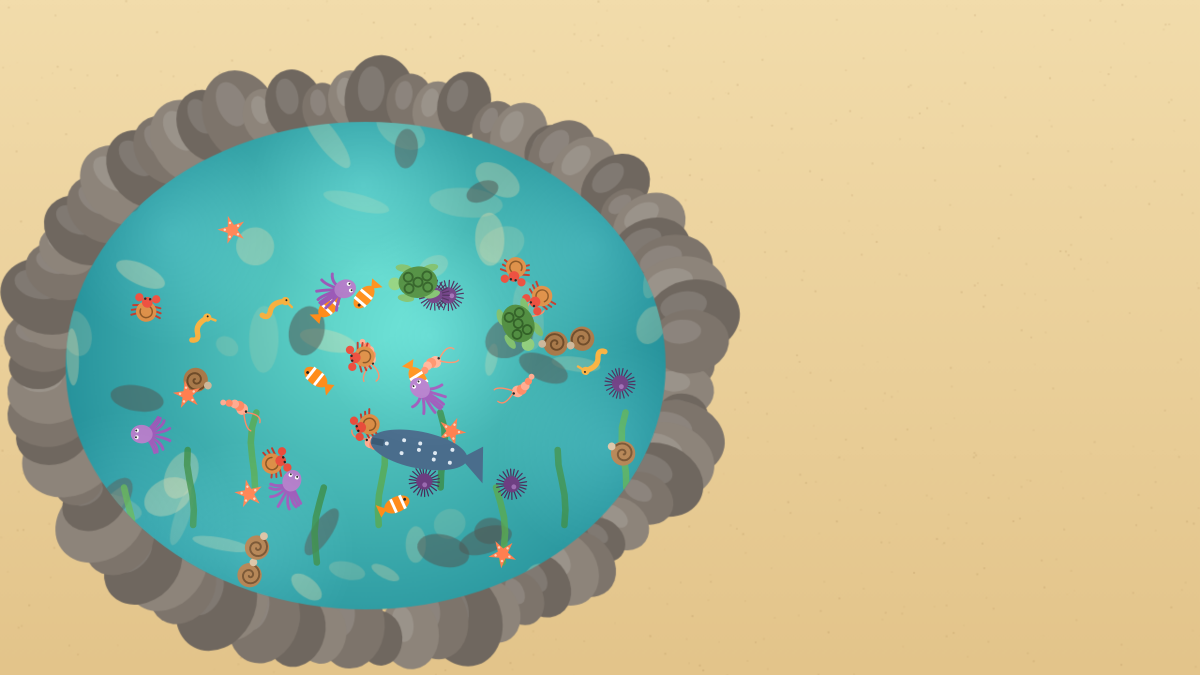
#> input picture games/tidepool-tycoon/promo/scene.png, 2400 x 1350 px (shown at 1/2 size)
$ python make_thumbnails.py promo/scene.png
#> lines starting #> are read from the running program, lines starting #| are printed output that depends on the picture
"""Turn a captured game scene into store thumbnails with the title on top.

Usage:  python make_thumbnails.py promo/scene.png
Writes promo/thumb_<w>x<h>.png in the sizes Poki and CrazyGames ask for.
"""
import pathlib
import sys

from PIL import Image, ImageDraw, ImageFilter, ImageFont

ROOT = pathlib.Path(__file__).resolve().parent
OUT = ROOT / "promo"
SIZES = [(1920, 1080), (800, 470), (800, 1200), (628, 628), (512, 512)]
GOLD, OUTLINE = (255, 246, 214), (14, 104, 116)
LINES = ["TIDEPOOL", "TYCOON"]
BAND = (12, 58, 66)
PAD = 0.18


def font(px):
    for name in ("impact.ttf", "arialbd.ttf", "DejaVuSans-Bold.ttf"):
        try:
            return ImageFont.truetype(name, px)
        except OSError:
            pass
    return ImageFont.load_default()


def cover(img, w, h, focus=(0.5, 0.55)):
    """Scale and crop to w x h, keeping the focus point in frame."""
    s = max(w / img.width, h / img.height)
    im = img.resize((round(img.width * s), round(img.height * s)), Image.LANCZOS)
    fx, fy = im.width * focus[0], im.height * focus[1]
    x = min(max(0, fx - w / 2), im.width - w)
    y = min(max(0, fy - h / 2), im.height - h)
    return im.crop((round(x), round(y), round(x) + w, round(y) + h))


def title(im):
    w, h = im.size
    portrait, square = h > w * 1.1, abs(w - h) < 10
    lines = LINES
    size = int(min(w * (0.16 if portrait or square else 0.105), h * 0.2))
    # shrink until the longest line fits inside 90% of the width
    probe = ImageDraw.Draw(Image.new("L", (1, 1)))
    while size > 10:
        widest = max(probe.textbbox((0, 0), ln, font=font(int(size * (1.12 if i == 0 else 1))), stroke_width=max(3, size // 12))[2] for i, ln in enumerate(lines))
        if widest <= w * 0.9:
            break
        size = int(size * 0.94)
    f = font(size)
    # darken the top band so the title always reads
    band = Image.new("L", (w, h), 0)
    bd = ImageDraw.Draw(band)
    top_h = int(h * (0.42 if portrait else 0.5))
    for y in range(top_h):
        bd.line([(0, y), (w, y)], fill=int(170 * (1 - y / top_h) ** 1.6))
    im = Image.composite(Image.new("RGB", (w, h), BAND), im, band)
    layer = Image.new("RGBA", (w, h), (0, 0, 0, 0))
    d = ImageDraw.Draw(layer)
    y = int(h * (0.06 if portrait else 0.05))
    stroke = max(3, size // 12)
    boxes = []
    for i, line in enumerate(lines):
        fs = f if i else font(int(size * 1.12))
        bw = d.textbbox((0, 0), line, font=fs, stroke_width=stroke)
        tw, th = bw[2] - bw[0], bw[3] - bw[1]
        boxes.append((line, fs, (w - tw) // 2 - bw[0], y - bw[1]))
        y += th + int(size * 0.06)
    shadow = Image.new("RGBA", (w, h), (0, 0, 0, 0))
    sd = ImageDraw.Draw(shadow)
    for line, fs, x, yy in boxes:
        sd.text((x + stroke, yy + stroke * 2), line, font=fs, fill=(0, 0, 0, 200), stroke_width=stroke, stroke_fill=(0, 0, 0, 200))
    shadow = shadow.filter(ImageFilter.GaussianBlur(stroke))
    for line, fs, x, yy in boxes:
        d.text((x, yy), line, font=fs, fill=GOLD, stroke_width=stroke, stroke_fill=OUTLINE)
    im = im.convert("RGBA")
    im.alpha_composite(shadow)
    im.alpha_composite(layer)
    return im.convert("RGB")


def main(src):
#> called with src = 'promo/scene.png'
    scene = Image.open(src).convert("RGB")
    # keep just the pool (the left 61% of the screen; the panel is not in the capture)
    scene = scene.crop((0, 0, int(scene.width * 0.61), scene.height))
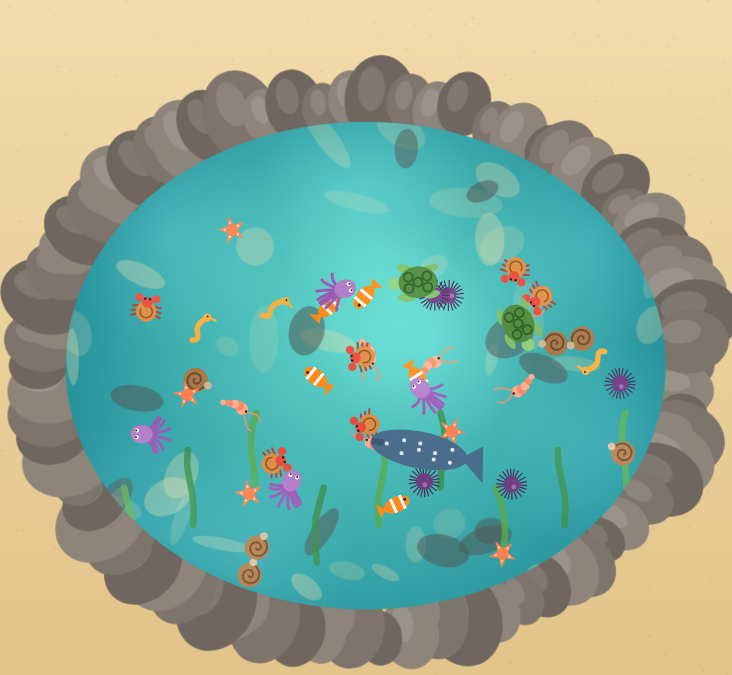
#> scene: PIL image 1464x1350 RGB (shown at 1/2 size); mean R, G, B 138.9, 172, 152.4
    # add headroom above the scene so the title never covers the action
    pad = int(scene.height * PAD)
#> pad = 243
    tall = Image.new("RGB", (scene.width, scene.height + pad), scene.getpixel((4, 4)))
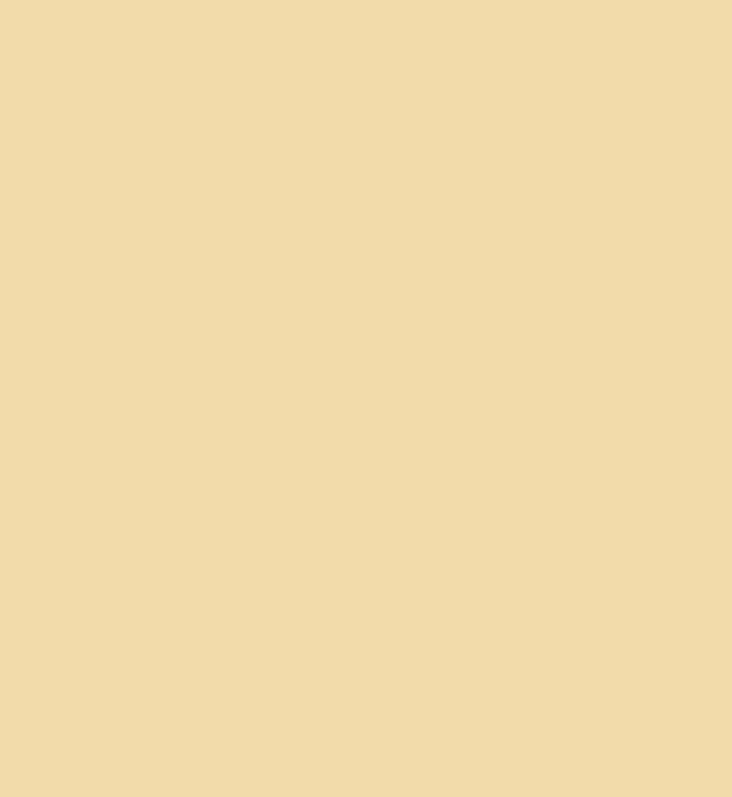
#> tall: PIL image 1464x1593 RGB (shown at 1/2 size); mean R, G, B 242, 219, 170
    tall.paste(scene, (0, pad))
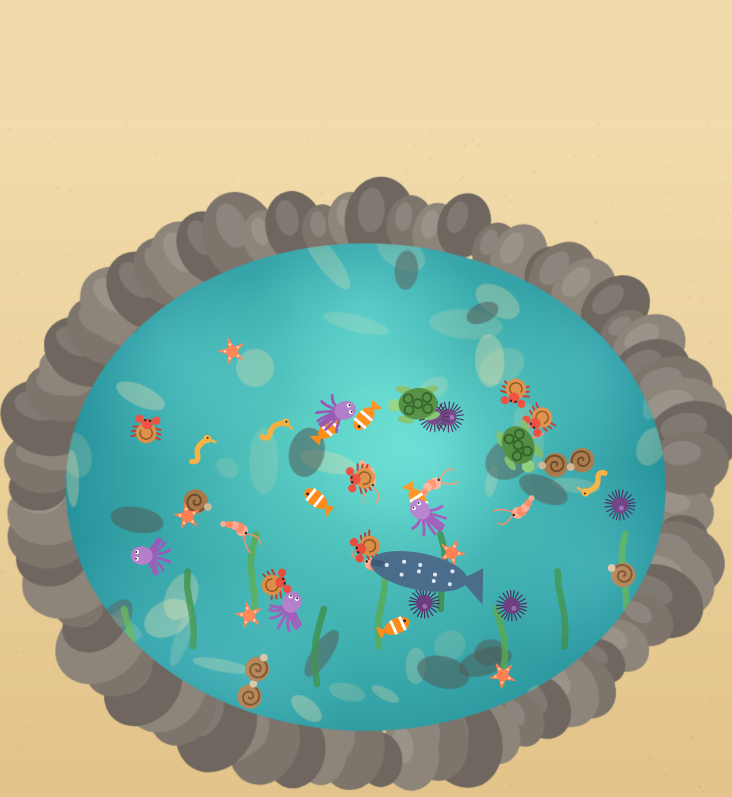
#> tall: PIL image 1464x1593 RGB (shown at 1/2 size); mean R, G, B 154.6, 179.1, 155.1
    scene = tall
    OUT.mkdir(exist_ok=True)
    for w, h in SIZES:
        p = OUT / f"thumb_{w}x{h}.png"
        title(cover(scene, w, h, focus=(0.5, 0.56))).save(p, optimize=True)
        print(p.relative_to(ROOT), f"{p.stat().st_size // 1024} KB")
#> this loop made 1 pass
#> (portrait in title, square in title, top_h in title, stroke in title) on pass 1: (False, False, 540, 16)
#> pass 1, in title, `im = Image.composite(Image.new("RGB", (w, h), BAND), im, band)`:
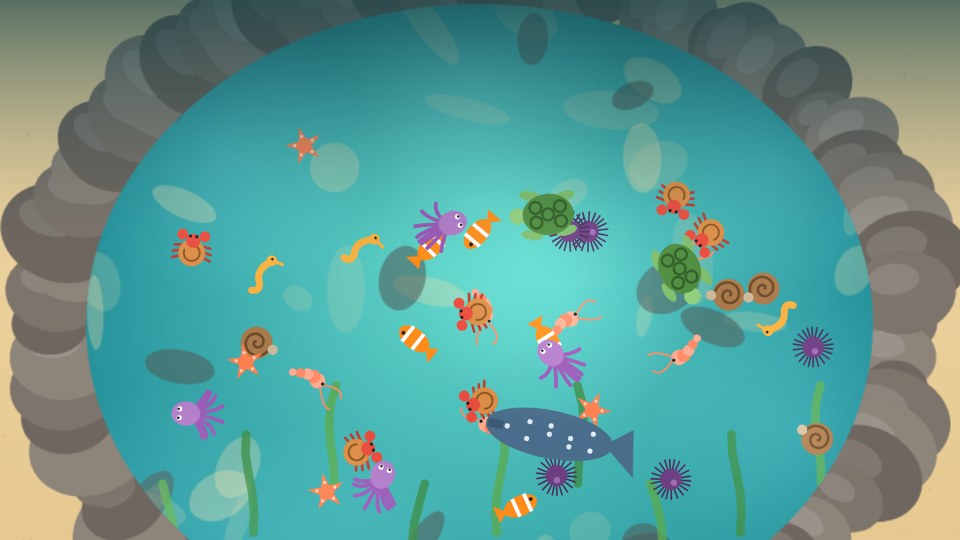
#> im: PIL image 1920x1080 RGB (shown at 1/2 size); mean R, G, B 93.2, 152.6, 145.8


if __name__ == "__main__":
#> (the run stopped early here; a loop or call above may not have finished)
